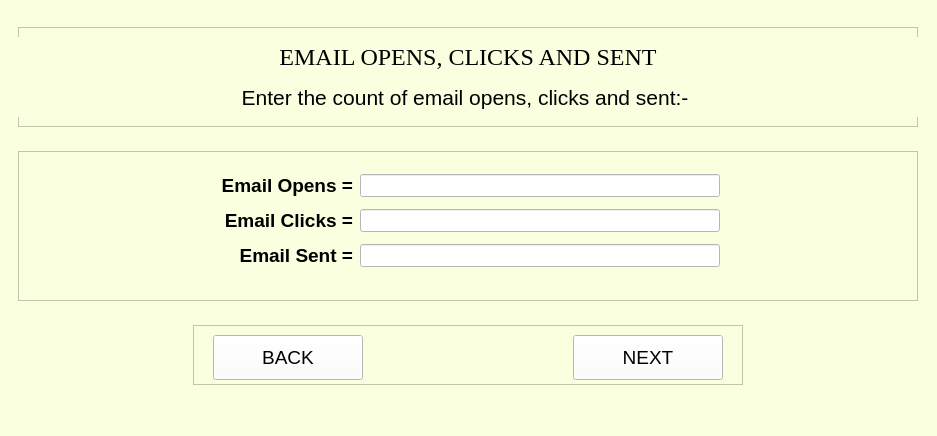
<?xml version="1.0" encoding="UTF-8"?>
<ui version="4.0">
 <class>MainWindow</class>
 <widget class="QMainWindow" name="MainWindow">
  <property name="geometry">
   <rect>
    <x>0</x>
    <y>0</y>
    <width>937</width>
    <height>436</height>
   </rect>
  </property>
  <property name="windowTitle">
   <string>MainWindow</string>
  </property>
  <property name="styleSheet">
   <string notr="true">background-color:rgb(250, 255, 224)</string>
  </property>
  <widget class="QWidget" name="centralwidget">
   <layout class="QVBoxLayout" name="verticalLayout">
    <item alignment="Qt::AlignHCenter">
     <widget class="QFrame" name="frame">
      <property name="minimumSize">
       <size>
        <width>900</width>
        <height>100</height>
       </size>
      </property>
      <property name="maximumSize">
       <size>
        <width>900</width>
        <height>100</height>
       </size>
      </property>
      <property name="frameShape">
       <enum>QFrame::StyledPanel</enum>
      </property>
      <property name="frameShadow">
       <enum>QFrame::Raised</enum>
      </property>
      <widget class="QLabel" name="label_10">
       <property name="geometry">
        <rect>
         <x>0</x>
         <y>10</y>
         <width>900</width>
         <height>40</height>
        </rect>
       </property>
       <property name="minimumSize">
        <size>
         <width>900</width>
         <height>40</height>
        </size>
       </property>
       <property name="maximumSize">
        <size>
         <width>900</width>
         <height>40</height>
        </size>
       </property>
       <property name="font">
        <font>
         <family>Times New Roman</family>
         <pointsize>18</pointsize>
        </font>
       </property>
       <property name="text">
        <string>EMAIL OPENS, CLICKS AND SENT</string>
       </property>
       <property name="alignment">
        <set>Qt::AlignCenter</set>
       </property>
      </widget>
      <widget class="QLabel" name="label">
       <property name="geometry">
        <rect>
         <x>0</x>
         <y>50</y>
         <width>900</width>
         <height>40</height>
        </rect>
       </property>
       <property name="minimumSize">
        <size>
         <width>900</width>
         <height>40</height>
        </size>
       </property>
       <property name="maximumSize">
        <size>
         <width>900</width>
         <height>40</height>
        </size>
       </property>
       <property name="font">
        <font>
         <family>Arial</family>
         <pointsize>16</pointsize>
        </font>
       </property>
       <property name="layoutDirection">
        <enum>Qt::LeftToRight</enum>
       </property>
       <property name="text">
        <string>Enter the count of email opens, clicks and sent:- </string>
       </property>
       <property name="alignment">
        <set>Qt::AlignCenter</set>
       </property>
      </widget>
     </widget>
    </item>
    <item alignment="Qt::AlignHCenter">
     <widget class="QFrame" name="frame_2">
      <property name="minimumSize">
       <size>
        <width>900</width>
        <height>150</height>
       </size>
      </property>
      <property name="maximumSize">
       <size>
        <width>900</width>
        <height>150</height>
       </size>
      </property>
      <property name="frameShape">
       <enum>QFrame::StyledPanel</enum>
      </property>
      <property name="frameShadow">
       <enum>QFrame::Raised</enum>
      </property>
      <widget class="QWidget" name="layoutWidget">
       <property name="geometry">
        <rect>
         <x>200</x>
         <y>20</y>
         <width>507</width>
         <height>101</height>
        </rect>
       </property>
       <property name="font">
        <font>
         <family>Arial</family>
         <pointsize>14</pointsize>
         <weight>50</weight>
         <bold>false</bold>
        </font>
       </property>
       <layout class="QFormLayout" name="formLayout">
        <property name="labelAlignment">
         <set>Qt::AlignRight|Qt::AlignTrailing|Qt::AlignVCenter</set>
        </property>
        <property name="horizontalSpacing">
         <number>7</number>
        </property>
        <property name="verticalSpacing">
         <number>12</number>
        </property>
        <property name="leftMargin">
         <number>3</number>
        </property>
        <property name="topMargin">
         <number>3</number>
        </property>
        <property name="rightMargin">
         <number>5</number>
        </property>
        <property name="bottomMargin">
         <number>5</number>
        </property>
        <item row="0" column="0">
         <widget class="QLabel" name="label_3">
          <property name="font">
           <font>
            <family>Arial</family>
            <pointsize>14</pointsize>
            <weight>75</weight>
            <bold>true</bold>
           </font>
          </property>
          <property name="text">
           <string>Email Opens =</string>
          </property>
          <property name="alignment">
           <set>Qt::AlignRight|Qt::AlignTrailing|Qt::AlignVCenter</set>
          </property>
         </widget>
        </item>
        <item row="0" column="1">
         <widget class="QLineEdit" name="email_open_1">
          <property name="font">
           <font>
            <family>Arial</family>
            <pointsize>12</pointsize>
            <weight>50</weight>
            <bold>false</bold>
           </font>
          </property>
          <property name="styleSheet">
           <string notr="true">background-color:rgb(255, 255, 255)</string>
          </property>
         </widget>
        </item>
        <item row="1" column="0">
         <widget class="QLabel" name="label_2">
          <property name="font">
           <font>
            <family>Arial</family>
            <pointsize>14</pointsize>
            <weight>75</weight>
            <bold>true</bold>
           </font>
          </property>
          <property name="text">
           <string>Email Clicks =</string>
          </property>
          <property name="alignment">
           <set>Qt::AlignRight|Qt::AlignTrailing|Qt::AlignVCenter</set>
          </property>
         </widget>
        </item>
        <item row="1" column="1">
         <widget class="QLineEdit" name="email_open_2">
          <property name="font">
           <font>
            <family>Arial</family>
            <pointsize>12</pointsize>
            <weight>50</weight>
            <bold>false</bold>
           </font>
          </property>
          <property name="styleSheet">
           <string notr="true">background-color:rgb(255, 255, 255)</string>
          </property>
         </widget>
        </item>
        <item row="2" column="0">
         <widget class="QLabel" name="label_4">
          <property name="font">
           <font>
            <family>Arial</family>
            <pointsize>14</pointsize>
            <weight>75</weight>
            <bold>true</bold>
           </font>
          </property>
          <property name="text">
           <string>Email Sent =</string>
          </property>
          <property name="alignment">
           <set>Qt::AlignRight|Qt::AlignTrailing|Qt::AlignVCenter</set>
          </property>
         </widget>
        </item>
        <item row="2" column="1">
         <widget class="QLineEdit" name="email_open_3">
          <property name="font">
           <font>
            <family>Arial</family>
            <pointsize>12</pointsize>
            <weight>50</weight>
            <bold>false</bold>
           </font>
          </property>
          <property name="styleSheet">
           <string notr="true">background-color:rgb(255, 255, 255)</string>
          </property>
         </widget>
        </item>
       </layout>
      </widget>
     </widget>
    </item>
    <item alignment="Qt::AlignHCenter">
     <widget class="QFrame" name="frame_9">
      <property name="minimumSize">
       <size>
        <width>550</width>
        <height>60</height>
       </size>
      </property>
      <property name="maximumSize">
       <size>
        <width>550</width>
        <height>60</height>
       </size>
      </property>
      <property name="frameShape">
       <enum>QFrame::StyledPanel</enum>
      </property>
      <property name="frameShadow">
       <enum>QFrame::Raised</enum>
      </property>
      <widget class="QPushButton" name="backButton">
       <property name="geometry">
        <rect>
         <x>20</x>
         <y>10</y>
         <width>150</width>
         <height>45</height>
        </rect>
       </property>
       <property name="sizePolicy">
        <sizepolicy hsizetype="Preferred" vsizetype="Preferred">
         <horstretch>0</horstretch>
         <verstretch>0</verstretch>
        </sizepolicy>
       </property>
       <property name="minimumSize">
        <size>
         <width>150</width>
         <height>45</height>
        </size>
       </property>
       <property name="maximumSize">
        <size>
         <width>150</width>
         <height>45</height>
        </size>
       </property>
       <property name="font">
        <font>
         <family>Arial</family>
         <pointsize>14</pointsize>
        </font>
       </property>
       <property name="styleSheet">
        <string notr="true">background-color:rgb(255, 255, 255)</string>
       </property>
       <property name="text">
        <string>BACK</string>
       </property>
      </widget>
      <widget class="QPushButton" name="nextButton">
       <property name="enabled">
        <bool>true</bool>
       </property>
       <property name="geometry">
        <rect>
         <x>380</x>
         <y>10</y>
         <width>150</width>
         <height>45</height>
        </rect>
       </property>
       <property name="sizePolicy">
        <sizepolicy hsizetype="Preferred" vsizetype="Preferred">
         <horstretch>0</horstretch>
         <verstretch>0</verstretch>
        </sizepolicy>
       </property>
       <property name="minimumSize">
        <size>
         <width>150</width>
         <height>45</height>
        </size>
       </property>
       <property name="maximumSize">
        <size>
         <width>150</width>
         <height>45</height>
        </size>
       </property>
       <property name="palette">
        <palette>
         <active>
          <colorrole role="Button">
           <brush brushstyle="SolidPattern">
            <color alpha="255">
             <red>255</red>
             <green>255</green>
             <blue>255</blue>
            </color>
           </brush>
          </colorrole>
          <colorrole role="Base">
           <brush brushstyle="SolidPattern">
            <color alpha="255">
             <red>255</red>
             <green>255</green>
             <blue>255</blue>
            </color>
           </brush>
          </colorrole>
          <colorrole role="Window">
           <brush brushstyle="SolidPattern">
            <color alpha="255">
             <red>255</red>
             <green>255</green>
             <blue>255</blue>
            </color>
           </brush>
          </colorrole>
          <colorrole role="Link">
           <brush brushstyle="SolidPattern">
            <color alpha="255">
             <red>6</red>
             <green>22</green>
             <blue>255</blue>
            </color>
           </brush>
          </colorrole>
         </active>
         <inactive>
          <colorrole role="Button">
           <brush brushstyle="SolidPattern">
            <color alpha="255">
             <red>255</red>
             <green>255</green>
             <blue>255</blue>
            </color>
           </brush>
          </colorrole>
          <colorrole role="Base">
           <brush brushstyle="SolidPattern">
            <color alpha="255">
             <red>255</red>
             <green>255</green>
             <blue>255</blue>
            </color>
           </brush>
          </colorrole>
          <colorrole role="Window">
           <brush brushstyle="SolidPattern">
            <color alpha="255">
             <red>255</red>
             <green>255</green>
             <blue>255</blue>
            </color>
           </brush>
          </colorrole>
          <colorrole role="Link">
           <brush brushstyle="SolidPattern">
            <color alpha="255">
             <red>6</red>
             <green>22</green>
             <blue>255</blue>
            </color>
           </brush>
          </colorrole>
         </inactive>
         <disabled>
          <colorrole role="Button">
           <brush brushstyle="SolidPattern">
            <color alpha="255">
             <red>255</red>
             <green>255</green>
             <blue>255</blue>
            </color>
           </brush>
          </colorrole>
          <colorrole role="Base">
           <brush brushstyle="SolidPattern">
            <color alpha="255">
             <red>255</red>
             <green>255</green>
             <blue>255</blue>
            </color>
           </brush>
          </colorrole>
          <colorrole role="Window">
           <brush brushstyle="SolidPattern">
            <color alpha="255">
             <red>255</red>
             <green>255</green>
             <blue>255</blue>
            </color>
           </brush>
          </colorrole>
          <colorrole role="Link">
           <brush brushstyle="SolidPattern">
            <color alpha="255">
             <red>6</red>
             <green>22</green>
             <blue>255</blue>
            </color>
           </brush>
          </colorrole>
         </disabled>
        </palette>
       </property>
       <property name="font">
        <font>
         <family>Arial</family>
         <pointsize>14</pointsize>
        </font>
       </property>
       <property name="mouseTracking">
        <bool>false</bool>
       </property>
       <property name="acceptDrops">
        <bool>true</bool>
       </property>
       <property name="autoFillBackground">
        <bool>false</bool>
       </property>
       <property name="styleSheet">
        <string notr="true">background-color:rgb(255, 255, 255)</string>
       </property>
       <property name="text">
        <string>NEXT</string>
       </property>
       <property name="checkable">
        <bool>false</bool>
       </property>
       <property name="autoExclusive">
        <bool>false</bool>
       </property>
       <property name="autoDefault">
        <bool>true</bool>
       </property>
       <property name="default">
        <bool>false</bool>
       </property>
       <property name="flat">
        <bool>false</bool>
       </property>
      </widget>
     </widget>
    </item>
   </layout>
  </widget>
  <widget class="QMenuBar" name="menubar">
   <property name="geometry">
    <rect>
     <x>0</x>
     <y>0</y>
     <width>937</width>
     <height>21</height>
    </rect>
   </property>
  </widget>
  <widget class="QStatusBar" name="statusbar"/>
 </widget>
 <resources/>
 <connections/>
</ui>
